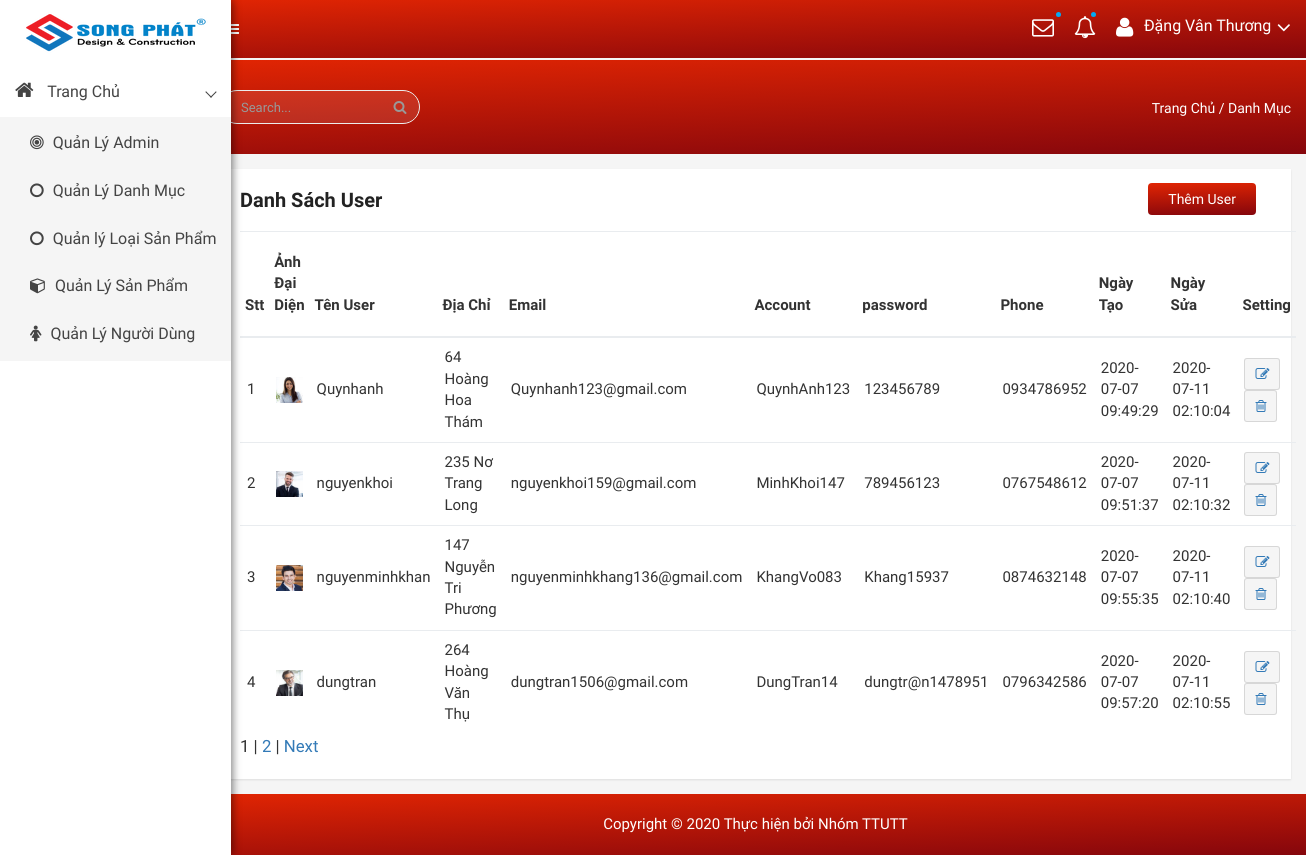
Screenshot of /admin/modules/users/index.php with the database file from the repository.
### tables this page shows
CREATE TABLE `users` (
  `id` int(11) NOT NULL,
  `name` varchar(100) DEFAULT NULL,
  `email` varchar(100) DEFAULT NULL,
  `address` varchar(100) DEFAULT NULL,
  `phone` char(15) DEFAULT NULL,
  `Account` varchar(50) NOT NULL,
  `password` varchar(50) DEFAULT NULL,
  `avatar` varchar(100) DEFAULT NULL,
  `status` tinyint(4) DEFAULT 1,
  `token` varchar(50) DEFAULT NULL,
  `created_at` timestamp NULL DEFAULT NULL,
  `updata_up` timestamp NULL DEFAULT NULL ON UPDATE current_timestamp()
);

### libraries/Database.php (called while the page is built, shortened)
<?php
class DataProvider
{
	public static function ExecuteQuery($sql)
	{
		try{
			$connection = mysqli_connect("localhost","root","", "webnoithat");
			mysqli_query($connection, "set names 'utf8'");
			$result = mysqli_query($connection, $sql);
			return $result;
		}catch(Exception $ex)
		{
			return null;
		}
    }
}
?>

### admin/modules/users/index.php (the view, shortened to what this page needs)
<?php require_once __DIR__ . "/../../layouts/header.php" ?>
<?php
$sotin1trang = 4;
if( isset($_GET["trang"]) ){
	$trang = $_GET["trang"];
	settype($trang, "int");
}else{
	$trang = 1;
}
?>
<div class="product-status mg-tb-15">
   <div class="container-fluid">
      <div class="row">
         <div class="col-lg-12 col-md-12 col-sm-12 col-xs-12">
            <div class="product-status-wrap">
               <h4>Danh Sách User</h4>
               <div class="add-product">
                  <a href="add.php">Thêm User</a>
               </div>
               <table>
                  <tr>
                     <th>Stt</th>
                     <th>Ảnh Đại Diện</th>
                     <th>Tên User</th>
                     <th>Địa Chỉ</th>
                     <th>Email</th>
                     <th>Account</th>
                     <th>password</th>
                     <th>Phone</th>
                     <th>Ngày Tạo</th>
                     <th>Ngày Sửa</th>
                     <th>Setting</th>
                  </tr>
                  <?php
                  try {
                     $from = ($trang -1 ) * $sotin1trang;
                     $sql = "SELECT id, name,address,email,Account, password,phone, avatar, created_at, updata_up  FROM `users` LIMIT $from, $sotin1trang";
                     $result = DataProvider::ExecuteQuery($sql);
                     $stt = 0;
                     while ($row = mysqli_fetch_array($result)) {
                        $stt++;
                        $chuoi = <<< EOD
                             <tr>
                             <td>$stt</td>
                             <td><img src="img_users/{$row['avatar']}" ></img>  </td>
                             <td> {$row['name']} </td>
                             <td> {$row['address']} </td>
                             <td> {$row['email']} </td>
                             <td> {$row['Account']} </td>
                             <td> {$row['password']} </td>
                             <td> {$row['phone']} </td>
                             <td>{$row['created_at']}</td>
                             <td>{$row['updata_up']}</td>
                             <td>
                                 <a href="edit.php?id= {$row['id']} "> <button data-toggle="tooltip" title="Edit" class="pd-setting-ed"><i class="fa fa-pencil-square-o" aria-hidden="true"></i></button></a>
                                 <a href="delete.php?id= {$row['id']} "> <button data-toggle="tooltip" title="Trash" class="pd-setting-ed"><i class="fa fa-trash-o" aria-hidden="true"> </i> </button> </a>
                             </td>
                         </tr>
                         EOD;
                        echo $chuoi;
                     }
                  } catch (Exception $ex) {
                     echo "Không thể mở CSDL";
                  }
                  ?>
               </table>
               <div id="phantrangusers">
             <?php
             $x = "SELECT id FROM `users`";
             $kq = DataProvider::ExecuteQuery($x);
             $tongsotin = mysqli_num_rows($kq);
             $sotrang = ceil($tongsotin / $sotin1trang);
               for ($i = 1; $i <= $sotrang; $i++){
               if ($i == $trang){
               echo '<span>'.$i.'</span> | ';
               }
               else{
               echo '<a href="index.php?trang='.$i.'">'.$i.'</a> | ';
               }
               }
               if ($trang < $sotrang && $sotrang > 1){
               echo '<a href="index.php?trang='.($trang+1).'">Next</a>  ';
               }
          ?>
</div>
            </div>
         </div>
      </div>
   </div>
</div>
<?php require_once __DIR__ . "/../../layouts/footer.php" ?>

### public/admin/css/main.css (style rules this page uses)
html { color: #222; font-size: 1em; line-height: 1.4; }
audio, canvas, iframe, img, svg, video { vertical-align: middle; }

### public/admin/style.css (style rules this page uses)
html, body { height: 100%; font-family: 'Play', sans-serif;font-weight:400;background:#f5f5f5; }
img { max-width:100%;height:auto }
h1, h2, h3, h4, h5, h6 { margin: 0 0 10px; font-weight:700; }
a { transition: all 0.3s ease 0s;text-decoration:none; }
a:visited, a:link, a:active { text-decoration: none; }
.mg-tb-15 { margin:15px 0px; }
.product-sales-chart, .analytics-info-cs, .tranffic-als-inner, .analytics-rounded, .single-new-trend, .personal-info-wrap, .author-widgets-single, .calender-inner, .product-status-wrap, .review-tab-pro-inner, .income-dashone-total, .analytics-adminpro-wrap, .analytics-sparkle-line, .analysis-progrebar, .sparkline8-list, .sparkline9-list, .sparkline7-list, .sparkline10-list, .sparkline12-list, .sparkline13-list, .sparkline14-list, .sparkline13-list, .sparkline11-list, .x-editable-list, .code-editor-single, .blog-details-inner, .charts-single-pro, .about-sparkline, .sparkline-list, .button-ad-wrap, .tab-content-details, .sparkline16-list, .sparkline15-list, .tinymce-single { padding:20px; background:#fff; -webkit-box-shadow: 0px 1px 2px 0px rgba(0, 0, 0, 0.1); box-shadow: 0px 1px 2px 0px rgba(0, 0, 0, 0.1); }
.add-product a { float: right; position: absolute; top: 14px; right: 50px; background: -webkit-linear-gradient(178deg, #e12503 0%, #85060c 100%); background: linear-gradient(178deg, #e12503 0%, #85060c 100%); padding: 6px 20px; color: #fff; border-radius: 4px; }
.product-status-wrap h4 { font-size: 20px; color: #222; margin-bottom: 20px; }
.product-status-wrap table { width: 100%; }
.product-status-wrap table th { padding: 20px 5px; vertical-align: top; border-top: 1px solid #e9ecef; }
.product-status-wrap table th { vertical-align: bottom; border-bottom: 2px solid #e9ecef; }
.product-status-wrap th, .product-status-wrap td { padding: 10px; text-align: left; font-size: 15px; }
.product-status-wrap table td { padding: 9px 7px; border-top: 1px solid #e9ecef; }
.product-status-wrap img { width: 60px; }
.sales-report-stn-his button.product-btn-history, button.pd-setting-ed { padding: 5px 10px; font-size: 14px; border-radius: 3px; border: 1px solid rgba(0,0,0,.12); background: #f5f5f5; }
button.pd-setting-ed { display: inline-block; margin-right: 5px; }

### admin/modules/users/index.php (style rules this page uses)
#phantrangusers { font-size:larger; }

### rows the page displays
users: avatar (picture), name "Quynhanh", address "64 Hoàng Hoa Thám", email "Quynhanh123@gmail.com", Account "QuynhAnh123", password "123456789", phone "0934786952", created_at "2020-07-07 09:49:29", updata_up "2020-07-11 02:10:04"
users: avatar (picture), name "nguyenkhoi", address "235 Nơ Trang Long", email "nguyenkhoi159@gmail.com", Account "MinhKhoi147", password "789456123", phone "0767548612", created_at "2020-07-07 09:51:37", updata_up "2020-07-11 02:10:32"
users: avatar (picture), name "nguyenminhkhan", address "147 Nguyễn Tri Phương", email "nguyenminhkhang136@gmail.com", Account "KhangVo083", password "Khang15937", phone "0874632148", created_at "2020-07-07 09:55:35", updata_up "2020-07-11 02:10:40"
users: avatar (picture), name "dungtran", address "264 Hoàng Văn Thụ", email "dungtran1506@gmail.com", Account "DungTran14", password "dungtr@n1478951", phone "0796342586", created_at "2020-07-07 09:57:20", updata_up "2020-07-11 02:10:55"
